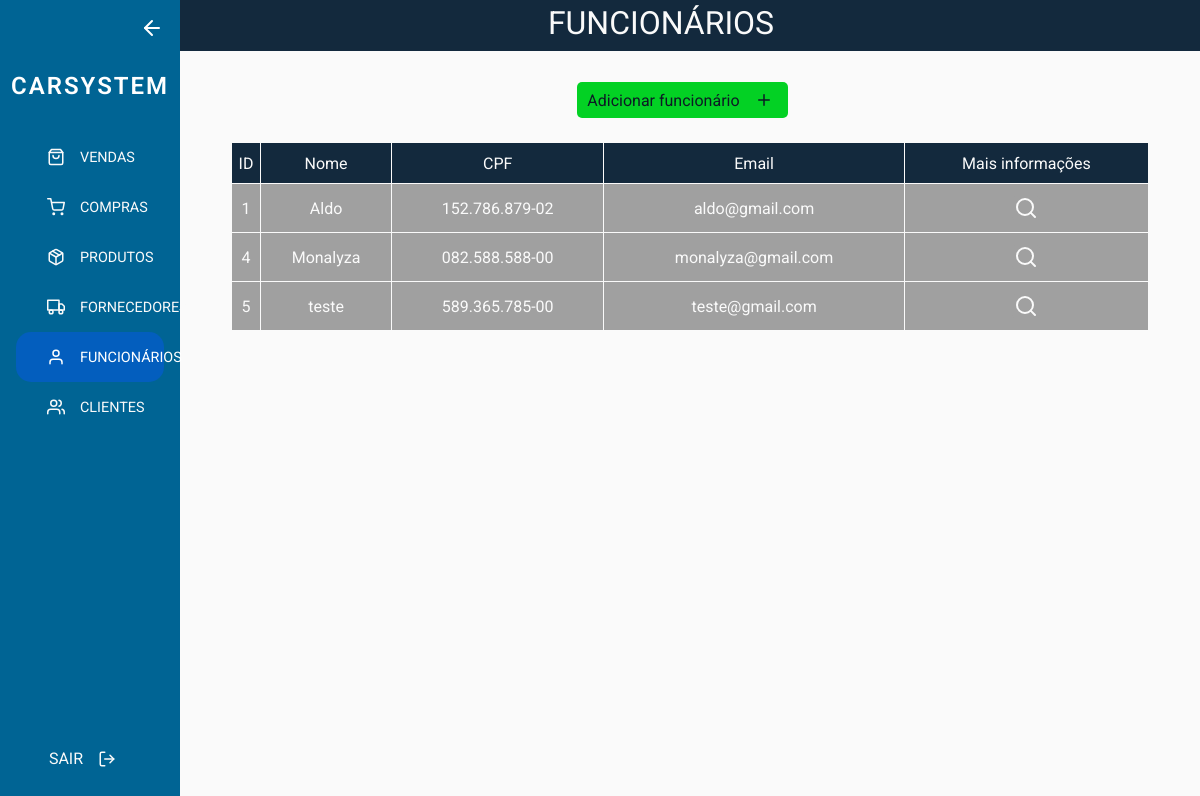
Page /employee (signed in) on the committed database.
### tables this page shows
CREATE TABLE `funcionario` (
  `id` int(11) NOT NULL,
  `nome` varchar(50) NOT NULL,
  `nivelAcesso` int(11) NOT NULL,
  `cpf` varchar(14) NOT NULL,
  `endereco` varchar(80) DEFAULT NULL,
  `telefone` varchar(15) DEFAULT NULL,
  `dataNascimento` date DEFAULT NULL,
  `usuario` varchar(20) DEFAULT NULL,
  `senha` text DEFAULT NULL,
  `email` varchar(50) DEFAULT NULL,
  `created` timestamp NOT NULL DEFAULT current_timestamp(),
  `edited` datetime DEFAULT NULL
);

### src/Controllers/EmployeeController.php (called while the page is built, shortened)
<?php
    class EmployeeController{
        public function show(){
            if($_SESSION['dados_usuario']['nivelAcesso'] == 2){
                $employee = new EmployeeModel();
                $params['employees'] = $employee->getAllEmployees();
                $employee = new EmployeeView($params);
            }else{
                return redirect('/dashboard', 'Usuário sem permissão');
            }
        }
    }
?>

### routes/routes.php (called while the page is built, shortened)
<?php
    require_once('app.php');
    Route::run();
?>

### index.php (called while the page is built, shortened)
<?php
    require_once('routes/routes.php');
?>

### src/database/DB.php (called while the page is built, shortened)
<?php
class DB
{
  private static $db;
  public function __construct()
  {
    $env = parse_ini_file('env.ini');
    self::$db = new PDO('mysql:host=' . $env['DB_HOST'] . ';dbname=' . $env['DB_DATABASE'], $env['DB_USERNAME'], $env['DB_PASSWORD'], array(PDO::MYSQL_ATTR_INIT_COMMAND => "SET NAMES utf8"));
    self::$db->setAttribute(PDO::ATTR_ERRMODE, PDO::ERRMODE_EXCEPTION);
    self::$db->setAttribute(PDO::ATTR_ORACLE_NULLS, PDO::NULL_EMPTY_STRING);
  }
  public static function getAll($sql)
  {
    $execute = self::$db->prepare($sql);
    $execute->execute();
    return $execute->fetchAll(PDO::FETCH_ASSOC);
  }
}

### src/Models/EmployeeModel.php (called while the page is built, shortened)
<?php
    class EmployeeModel extends DB{
        public function getAllEmployees(){
            $sql = "SELECT * FROM Funcionario ORDER BY nome ASC;";
            return DB::getAll($sql);
        }
    }
?>

### src/Views/EmployeeView.php (the view, shortened to what this page needs)
<?php
    class EmployeeView{
        public function __construct($params){
?>
            <!DOCTYPE html>
            <html lang="pt-BR">
            <head>
                <link rel="stylesheet" href="/public/css/employee.css">
            </head>
            <body>
            <?php include "components/Sidebar.php" ?>
            <main>
            <header>
                <div class="header-conteudo">
                    <h1>FUNCIONÁRIOS</h1>
                </div>
            </header>
            <div class="botoesDireito">
                <a href="/add/employee" class="btnAdd">Adicionar funcionário<i data-feather="plus"></i></a>
            </div>
            <div class="content">
                <table class="tabela-consulta">
                    <thead>
                        <tr>
                            <td>ID</td>
                            <td>Nome</td>
                            <td>CPF</td>
                            <td>Email</td>
                            <td>Mais informações</td>
                        </tr>
                    </thead>
                    <tbody>
                        <?php foreach($params['employees'] as $employee){ ?>
                            <tr>
                                <td><?php echo $employee['id']; ?></td>
                                <td><?php echo $employee['nome']; ?></td>
                                <td><?php echo $employee['cpf']; ?></td>
                                <td><?php echo $employee['email']; ?></td>
                                <td><button type="button" class="abrir-modal" onclick="consultarFuncionario(<?php echo $employee['id']; ?>)">
                                    <i data-feather="search"></i></button>
                                </td>
                            </tr>
                        <?php } ?>
                    </tbody>
                </table>
            </main>
            </body>
            </html>
        <?php }
    }
?>

### routes/app.php (shortened to what this page needs)
<?php
    class Route{
        private static $routes = [];
        public static function get($route, $controller, $method = 'GET'){
            array_push(self::$routes, array(
                'route' => explode(':', $route)[0],
                'controller' => explode('@',$controller)[0],
                'function' => explode('@',$controller)[1],
                'method' => $method,
                'params' => $_REQUEST
            ));
        }
        public static function post($route, $controller, $method = 'POST'){
            array_push(self::$routes, array(
                'route' => $route,
                'controller' => explode('@',$controller)[0],
                'function' => explode('@',$controller)[1],
                'method' => $method,
                'params' => $_POST
            ));
        }
        public static function run($basepath = '/'){
            $parsed_url = parse_url($_SERVER['REQUEST_URI']);
            $method = $_SERVER['REQUEST_METHOD'];
            if(isset($parsed_url['path'])){
                $url = explode('&',$parsed_url['path'])[0];
            }else{
                $url = '/';
            }
            foreach(self::$routes as $route){
                if($route['route'] == $url){
                    if($route['method'] != $method){
                        header("HTTP/1.0 405 Method Not Allowed");
                    }else{
                        $function = $route['function'];
                        $controller = new $controller();
                        $controller->$function($route['params']);
                    }
                }
            }
        }
    }
?>

### public/css/global.css (style rules this page uses)
:root { --preto: #0d1a25; --verde: #03D124; --branco: #FAFAFA; --cinza: #BBBBBB; --cinza-escuro: #006494; --cinza-claro: #a0a0a0; --laranja: #006494; --azul: #006494; --azul-escuro: #006494; }
* { margin: 0; padding: 0; box-sizing: border-box; outline: none; font-family: "Roboto", sans-serif; }
body { display: flex; align-items: center; justify-content: center; background-color: var(--branco); width: 100vw; height: 100vh; }
main { width: 100vw; height: 100vh; display: flex; flex-direction: column; align-items: center; overflow-y: scroll; margin-bottom: 10px; }
main header { display: grid; height: 7vh; width: 100%; padding: 0; margin-bottom: 25px; background-color: #13293D; }
main header h1 { color: var(--branco); font-size: 4vh; font-weight: 400; }
main .content { width: 90%; }
button { cursor: pointer; }
.botoesDireito { display: flex; align-items: center; width: 100%; height: 4vw; justify-content: space-around; }
.btnAdd { background-color: #03D124; text-decoration: none; color: var(--preto); display: flex; align-items: center; border-radius: 5px; height: 3vw; padding-left: 1%; margin-right: 1.5%; }
.tabela-consulta { width: 100%; max-width: 100%; color: var(--branco); margin-top: 2%; border-spacing: 1; text-align: center; overflow-y: scroll; }
.tabela-consulta thead tr { font-weight: 400; height: 5vh; width: 12%; background: #13293D; }
.tabela-consulta tbody { overflow-y: scroll; }
.tabela-consulta tbody td { font-weight: 400; height: 4vw; text-align: center; background-color: #a0a0a0; }
main header .header-conteudo { padding-right: 20vh; }

### public/css/employee.css (style rules this page uses)
main header { grid-template-columns: 10% 1fr; }
main header .header-conteudo { display: flex; padding-right: 5vw; justify-content: center; align-items: center; }
.abrir-modal { color: var(--branco); background-color: var(--cinza-claro); border-radius: 5px; border: none; height: 2vw; width: 2.5vw; cursor: pointer; }

### public/css/sidebar.css (style rules this page uses)
a svg { height: 1.5vw; margin: 0 1vw; }

### rows in the picture
funcionario: id "1", nome "Aldo", cpf "152.786.879-02", email "aldo@gmail.com"
funcionario: id "4", nome "Monalyza", cpf "082.588.588-00", email "monalyza@gmail.com"
funcionario: id "5", nome "teste", cpf "589.365.785-00", email "teste@gmail.com"
